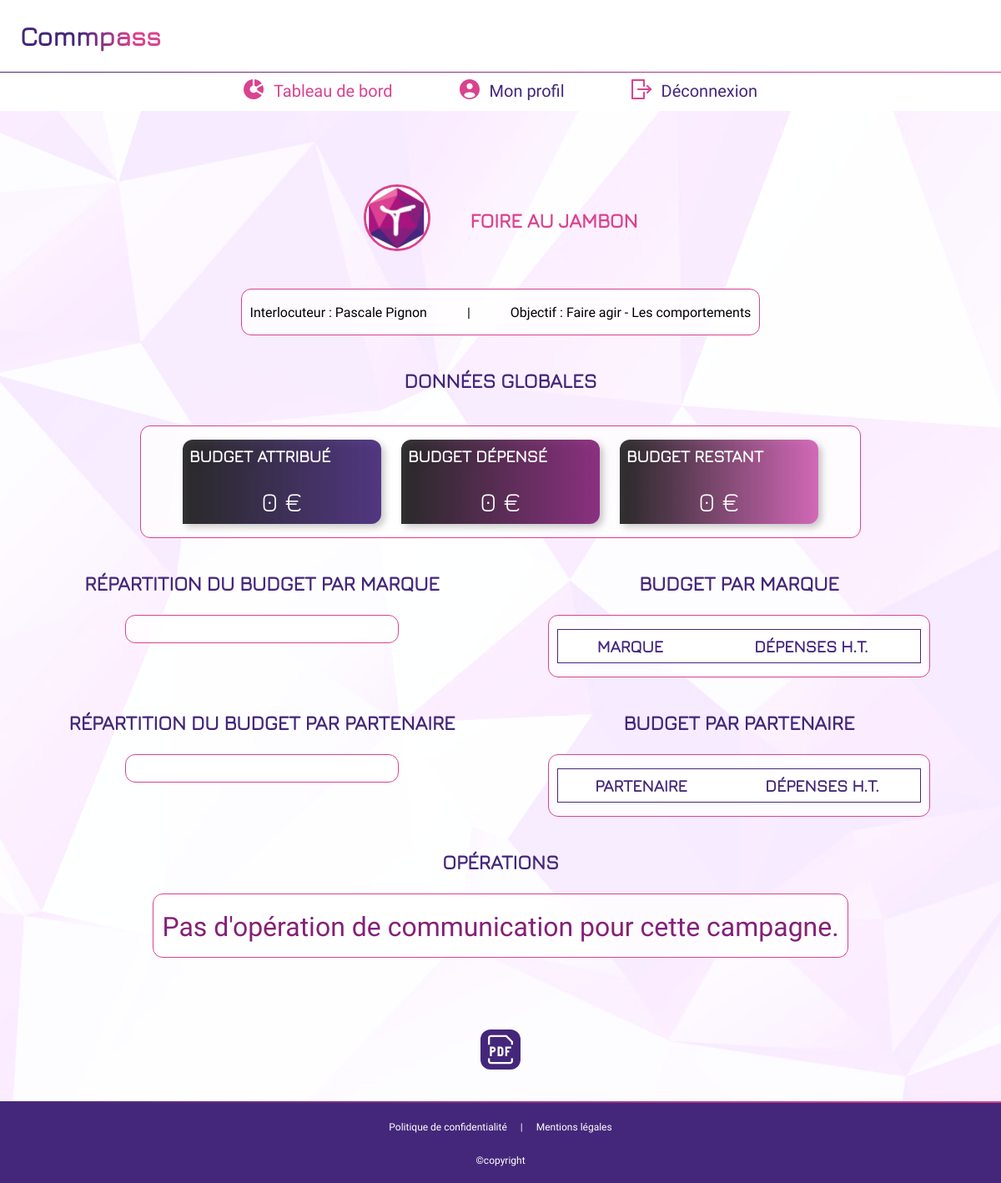
The app's page /app/campaign.php?myc=44 (signed in) with its own data.
### tables this page shows
CREATE TABLE `campaign` (
  `id_campaign` int NOT NULL,
  `campaign_name` varchar(100) NOT NULL,
  `budget` decimal(15,2) NOT NULL,
  `date_start` datetime NOT NULL,
  `date_end` datetime DEFAULT NULL,
  `id_user` int NOT NULL,
  `id_company` int DEFAULT NULL,
  `id_target` int NOT NULL,
  `id_user_TDC` int DEFAULT NULL
);

CREATE TABLE `users` (
  `id_user` int NOT NULL,
  `username` varchar(100) NOT NULL,
  `firstname` varchar(50) NOT NULL,
  `lastname` varchar(50) NOT NULL,
  `password` varchar(255) NOT NULL,
  `email` varchar(255) NOT NULL,
  `phone` varchar(10) NOT NULL,
  `client` tinyint(1) NOT NULL DEFAULT '1',
  `boss` tinyint(1) DEFAULT '0',
  `id_company` int NOT NULL,
  `enabled` tinyint(1) DEFAULT '1'
);

CREATE TABLE `target` (
  `id_target` int NOT NULL,
  `target_com` varchar(50) NOT NULL,
  `target_legend_hex` varchar(7) DEFAULT NULL
);

### app/includes/classes/class.company.php (called while the page is built, shortened)
<?php
function fetchAllCompanies(PDO $dbCo, array $session): array
{
    $companyDatas = [];
    return $companyDatas;
}
function getCompanyLogoUrl(PDO $dbCo, array $session): string
{
    $query = $dbCo->prepare(
        'SELECT logo_url
        FROM company
        WHERE id_company = :id_company;'
    );
    if (!isset($session['filter']['id_company'])) {
        $bindValues = [
            'id_company' => $session['id_company']
        ];
    } else {
        $bindValues = [
            'id_company' => $session['filter']['id_company']
        ];
    }
    $query->execute($bindValues);
    return implode($query->fetch());
}

### app/includes/_datas.php (called while the page is built, shortened)
<?php
require_once '_database.php';
require_once '_functions.php';
require_once "includes/classes/class.campaign.php";
require_once "includes/classes/class.company.php";
require_once "includes/classes/class.partner.php";
$companies = fetchAllCompanies($dbCo, $_SESSION);
$selectedCampaign = getOneCampaignDatas($dbCo, $_GET);
$campaignOperations = getCampaignOperations($dbCo, $_GET);
$partnerCampaignSpendings = getCampaignBudgetPerPartner($dbCo, $selectedCampaign, $_GET);

### app/campaign.php (the view, shortened to what this page needs)
<?php
require_once "includes/_database.php";
require_once "includes/_functions.php";
require_once "includes/classes/class.campaign.php";
require_once "includes/classes/class.company.php";
require_once "includes/classes/class.partner.php";
require_once "includes/_datas.php";
require_once "includes/templates/_head.php";
require_once "includes/templates/_header.php";
require_once "includes/templates/_footer.php";
require_once "includes/templates/_nav.php";
$campaignResults = getSpendingByBrandByCampaign($dbCo, $campaigns, $_GET);
$brandsSpendings = mergeResults($campaignResults);
?>
<!DOCTYPE html>
<html lang="fr">
<head>
    <?= fetchHead('Commpass'); ?>
</head>
<body>
    <header class="header">
        <?php
        echo fetchHeader('dashboard', 'Mon tableau de bord');
        ?>
    </header>
    <nav class="nav hamburger__menu" id="menu" aria-label="Navigation principale du site">
        <?= fetchNav($_SESSION, $companies, 'nav__itm--active') ?>
    </nav>
    <main class="container container--campaigns container__flex" id="pdfContent">
        <div class="flex-row space-between">
            <div class="flex-column">
                <a href="my-client?client=<?= $_SESSION['filter']['id_company'] ?>">
                    <img class="client__logo client__logo--lnk" src="<?= getCompanyLogoUrl($dbCo, $_SESSION) ?>" alt="Logo de <?= $selectedCampaign['company_name'] ?>">
                </a>
            </div>
            <div class="flex-row">
                <h2 class="ttl lineUp ttl--tertiary"><?= $selectedCampaign['campaign_name'] ?></h2>
            </div>
        </div>
        <div class="card">
            <section class="card__section card__section--row">
                <p class="campaign__interlocutor">Interlocuteur : <?= $selectedCampaign['firstname'] . ' ' . $selectedCampaign['lastname'] ?></p>
                <span>|</span>
                <p class="campaign__interlocutor">Objectif : <?= $selectedCampaign['target_com'] ?></p>
            </section>
        </div>
        <h2 class="ttl lineUp">Données globales</h2>
        <div class="card">
            <section class="card__section card__section--vignettes vignettes-PDF">
                <div class="campaign__stats">
                    <div class="vignettes-section vignettes-section--row">
                        <div class="vignette vignette--bigger vignette--primary">
                            <div class="flex-row">
                                <h4 class="vignette__ttl vignette__ttl--big">
                                    Budget attribué
                                </h4>
                            </div>
                            <p class="vignette__price vignette__price--big"><?= formatPrice($selectedCampaign['budget'], "€") ?></p>
                        </div>
                        <div class="vignette vignette--secondary vignette--big">
                            <h4 class="vignette__ttl vignette__ttl--big">
                                Budget dépensé
                            </h4>
                            <p class="vignette__price vignette__price--big"><?= calculateSpentBudget($dbCo, $selectedCampaign) ?></p>
                        </div>
                        <div class="vignette vignette--tertiary vignette--big <?= turnVignetteRedIfNegative(calculateRemainingBudget($dbCo, $selectedCampaign)) ?>">
                            <h4 class="vignette__ttl vignette__ttl--big">
                                Budget restant
                            </h4>
                            <p class="vignette__price vignette__price--big"><?= calculateRemainingBudget($dbCo, $selectedCampaign) ?></p>
                        </div>
                    </div>
                </div>
            </section>
        </div>
        <div class="card card--grid">
            <div class="card">
                <h2 class="ttl lineUp">Répartition du budget par marque</h2>
                <section class="card__section">
                </section>
            </div>
            <div class="card">
                <h2 class="ttl lineUp">Budget par marque</h2>
                <section class="card__section">
                    <?= generateTableFromDatas($brandsSpendings); ?>
                </section>
            </div>
        </div>
        <div class="card card--grid" id="partner-section">
            <div class="card">
                <h2 class="ttl lineUp">Répartition du budget par partenaire</h2>
                <section class="card__section">
                </section>
            </div>
            <div class="card">
                <h2 class="ttl lineUp">Budget par partenaire</h2>
                <section class="card__section">
                    <?= generatePartnerTable($partnerCampaignSpendings) ?>
                </section>
            </div>
        </div>
        <div class="card">
            <h2 class="ttl lineUp">Opérations</h2>
            <section class="card__section card__section--operations">
                <ul>
                    <?= getCampaignOperationsAsList($campaignOperations, $_SESSION, $selectedCampaign); ?>
                </ul>
            </section>
        </div>
    </main>
    <div class="card">
        <form id="formPDF" action="rapport_pdf" method="post">
            <button class="button button--pdf" type="submit" id="generatePDF"></button>
        </form>
    </div>
    <footer class="footer">
        <?= fetchFooter() ?>
    </footer>
</body>
</html>

### records on screen
campaign: campaign_name "FOIRE AU JAMBON", id_user.firstname "Pascale", id_user.lastname "Pignon", id_target.target_com "Faire agir - Les comportements", budget "0 €"

### other values on screen
calculateSpentBudget($dbCo, $selectedCampaign) "0 €"
calculateRemainingBudget($dbCo, $selectedCampaign) "0 €"
